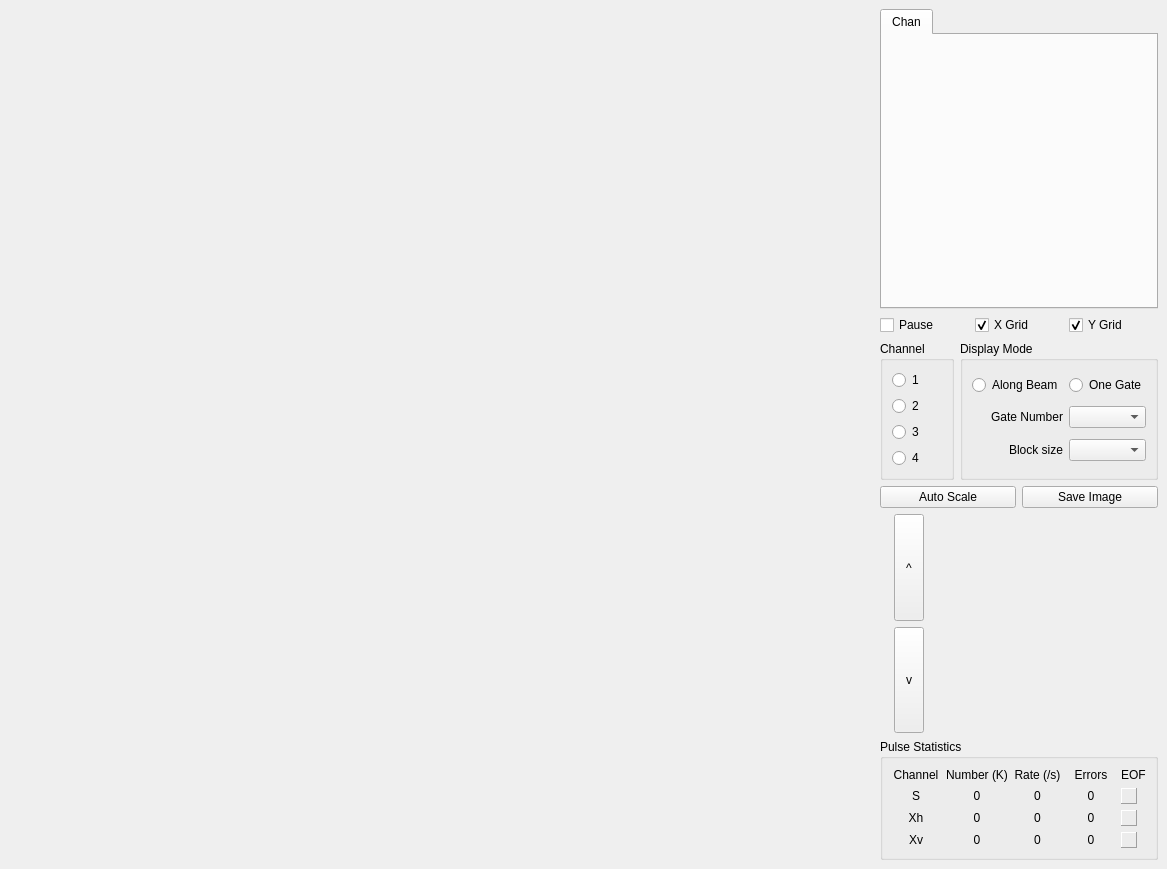
<ui version="4.0" >
 <class>EldoraScope</class>
 <widget class="QWidget" name="EldoraScope" >
  <property name="geometry" >
   <rect>
    <x>0</x>
    <y>0</y>
    <width>1167</width>
    <height>869</height>
   </rect>
  </property>
  <property name="windowTitle" >
   <string>EldoraScope</string>
  </property>
  <layout class="QHBoxLayout" >
   <property name="margin" >
    <number>9</number>
   </property>
   <property name="spacing" >
    <number>6</number>
   </property>
   <item>
    <widget class="ScopePlot" name="_scopePlot" >
     <property name="sizePolicy" >
      <sizepolicy>
       <hsizetype>3</hsizetype>
       <vsizetype>3</vsizetype>
       <horstretch>0</horstretch>
       <verstretch>0</verstretch>
      </sizepolicy>
     </property>
     <property name="minimumSize" >
      <size>
       <width>600</width>
       <height>600</height>
      </size>
     </property>
    </widget>
   </item>
   <item>
    <layout class="QVBoxLayout" >
     <property name="margin" >
      <number>0</number>
     </property>
     <property name="spacing" >
      <number>6</number>
     </property>
     <item>
      <widget class="QTabWidget" name="_typeTab" >
       <property name="sizePolicy" >
        <sizepolicy>
         <hsizetype>1</hsizetype>
         <vsizetype>5</vsizetype>
         <horstretch>0</horstretch>
         <verstretch>0</verstretch>
        </sizepolicy>
       </property>
       <property name="minimumSize" >
        <size>
         <width>200</width>
         <height>300</height>
        </size>
       </property>
       <property name="maximumSize" >
        <size>
         <width>16777215</width>
         <height>16777215</height>
        </size>
       </property>
       <property name="toolTip" >
        <string>Select the displayed product.</string>
       </property>
       <widget class="QWidget" name="Channels" >
        <attribute name="title" >
         <string>Chan</string>
        </attribute>
       </widget>
      </widget>
     </item>
     <item>
      <layout class="QHBoxLayout" >
       <property name="margin" >
        <number>0</number>
       </property>
       <property name="spacing" >
        <number>6</number>
       </property>
       <item>
        <widget class="QCheckBox" name="_pauseButton" >
         <property name="sizePolicy" >
          <sizepolicy>
           <hsizetype>1</hsizetype>
           <vsizetype>1</vsizetype>
           <horstretch>0</horstretch>
           <verstretch>0</verstretch>
          </sizepolicy>
         </property>
         <property name="toolTip" >
          <string>Pause the display.</string>
         </property>
         <property name="text" >
          <string>Pause</string>
         </property>
        </widget>
       </item>
       <item>
        <widget class="QCheckBox" name="_xGrid" >
         <property name="sizePolicy" >
          <sizepolicy>
           <hsizetype>1</hsizetype>
           <vsizetype>5</vsizetype>
           <horstretch>0</horstretch>
           <verstretch>0</verstretch>
          </sizepolicy>
         </property>
         <property name="toolTip" >
          <string>Enable X grid display.</string>
         </property>
         <property name="text" >
          <string>X Grid</string>
         </property>
         <property name="checked" >
          <bool>true</bool>
         </property>
        </widget>
       </item>
       <item>
        <widget class="QCheckBox" name="_yGrid" >
         <property name="sizePolicy" >
          <sizepolicy>
           <hsizetype>1</hsizetype>
           <vsizetype>5</vsizetype>
           <horstretch>0</horstretch>
           <verstretch>0</verstretch>
          </sizepolicy>
         </property>
         <property name="toolTip" >
          <string>Enable Y grid display.</string>
         </property>
         <property name="text" >
          <string>Y Grid</string>
         </property>
         <property name="checked" >
          <bool>true</bool>
         </property>
        </widget>
       </item>
      </layout>
     </item>
     <item>
      <layout class="QHBoxLayout" >
       <property name="margin" >
        <number>0</number>
       </property>
       <property name="spacing" >
        <number>6</number>
       </property>
       <item>
        <widget class="QGroupBox" name="groupBox_3" >
         <property name="title" >
          <string>Channel</string>
         </property>
         <layout class="QVBoxLayout" >
          <property name="margin" >
           <number>9</number>
          </property>
          <property name="spacing" >
           <number>6</number>
          </property>
          <item>
           <widget class="QRadioButton" name="_chan1" >
            <property name="toolTip" >
             <string>Select channel 1.</string>
            </property>
            <property name="text" >
             <string>1</string>
            </property>
           </widget>
          </item>
          <item>
           <widget class="QRadioButton" name="_chan2" >
            <property name="toolTip" >
             <string>Select channel 2.</string>
            </property>
            <property name="text" >
             <string>2</string>
            </property>
           </widget>
          </item>
          <item>
           <widget class="QRadioButton" name="_chan3" >
            <property name="toolTip" >
             <string>Select channel 3.</string>
            </property>
            <property name="text" >
             <string>3</string>
            </property>
           </widget>
          </item>
          <item>
           <widget class="QRadioButton" name="_chan4" >
            <property name="toolTip" >
             <string>Select channel 4.</string>
            </property>
            <property name="text" >
             <string>4</string>
            </property>
           </widget>
          </item>
         </layout>
        </widget>
       </item>
       <item>
        <widget class="QGroupBox" name="groupBox_2" >
         <property name="title" >
          <string>Display Mode</string>
         </property>
         <layout class="QGridLayout" >
          <property name="margin" >
           <number>9</number>
          </property>
          <property name="spacing" >
           <number>6</number>
          </property>
          <item row="2" column="0" >
           <widget class="QLabel" name="label_2" >
            <property name="text" >
             <string>Block size</string>
            </property>
            <property name="alignment" >
             <set>Qt::AlignRight|Qt::AlignTrailing|Qt::AlignVCenter</set>
            </property>
           </widget>
          </item>
          <item row="1" column="0" >
           <widget class="QLabel" name="label" >
            <property name="text" >
             <string>Gate Number</string>
            </property>
            <property name="alignment" >
             <set>Qt::AlignRight|Qt::AlignTrailing|Qt::AlignVCenter</set>
            </property>
           </widget>
          </item>
          <item row="0" column="0" >
           <widget class="QRadioButton" name="_alongBeam" >
            <property name="toolTip" >
             <string>Display for all gates along a beam.</string>
            </property>
            <property name="text" >
             <string>Along Beam</string>
            </property>
           </widget>
          </item>
          <item row="0" column="1" >
           <widget class="QRadioButton" name="_oneGate" >
            <property name="toolTip" >
             <string>Display values for one gate over time.</string>
            </property>
            <property name="text" >
             <string>One Gate</string>
            </property>
           </widget>
          </item>
          <item row="1" column="1" >
           <widget class="QComboBox" name="_gateNumber" >
            <property name="toolTip" >
             <string>Select the gate for the one gate display.</string>
            </property>
           </widget>
          </item>
          <item row="2" column="1" >
           <widget class="QComboBox" name="_blockSizeCombo" >
            <property name="toolTip" >
             <string>Set the number of samples for one gate mode.</string>
            </property>
           </widget>
          </item>
         </layout>
        </widget>
       </item>
      </layout>
     </item>
     <item>
      <layout class="QHBoxLayout" >
       <property name="margin" >
        <number>0</number>
       </property>
       <property name="spacing" >
        <number>6</number>
       </property>
       <item>
        <widget class="QPushButton" name="_autoScale" >
         <property name="sizePolicy" >
          <sizepolicy>
           <hsizetype>1</hsizetype>
           <vsizetype>1</vsizetype>
           <horstretch>0</horstretch>
           <verstretch>0</verstretch>
          </sizepolicy>
         </property>
         <property name="toolTip" >
          <string>Auto scale the display.</string>
         </property>
         <property name="text" >
          <string>Auto Scale</string>
         </property>
        </widget>
       </item>
       <item>
        <widget class="QPushButton" name="_saveImage" >
         <property name="toolTip" >
          <string>Save the display image to a file.</string>
         </property>
         <property name="text" >
          <string>Save Image</string>
         </property>
        </widget>
       </item>
      </layout>
     </item>
     <item>
      <layout class="QHBoxLayout" >
       <property name="margin" >
        <number>0</number>
       </property>
       <property name="spacing" >
        <number>6</number>
       </property>
       <item>
        <layout class="QVBoxLayout" >
         <property name="margin" >
          <number>0</number>
         </property>
         <property name="spacing" >
          <number>6</number>
         </property>
         <item>
          <widget class="QToolButton" name="_up" >
           <property name="sizePolicy" >
            <sizepolicy>
             <hsizetype>0</hsizetype>
             <vsizetype>3</vsizetype>
             <horstretch>0</horstretch>
             <verstretch>0</verstretch>
            </sizepolicy>
           </property>
           <property name="minimumSize" >
            <size>
             <width>30</width>
             <height>0</height>
            </size>
           </property>
           <property name="maximumSize" >
            <size>
             <width>20</width>
             <height>16777215</height>
            </size>
           </property>
           <property name="toolTip" >
            <string>Scroll the display up.</string>
           </property>
           <property name="text" >
            <string>^</string>
           </property>
           <property name="autoRepeat" >
            <bool>true</bool>
           </property>
          </widget>
         </item>
         <item>
          <widget class="QToolButton" name="_dn" >
           <property name="sizePolicy" >
            <sizepolicy>
             <hsizetype>0</hsizetype>
             <vsizetype>3</vsizetype>
             <horstretch>0</horstretch>
             <verstretch>0</verstretch>
            </sizepolicy>
           </property>
           <property name="minimumSize" >
            <size>
             <width>30</width>
             <height>0</height>
            </size>
           </property>
           <property name="maximumSize" >
            <size>
             <width>30</width>
             <height>16777215</height>
            </size>
           </property>
           <property name="toolTip" >
            <string>Scroll the display down.</string>
           </property>
           <property name="text" >
            <string>v</string>
           </property>
           <property name="autoRepeat" >
            <bool>true</bool>
           </property>
          </widget>
         </item>
        </layout>
       </item>
       <item>
        <widget class="Knob" name="_gainKnob" >
         <property name="sizePolicy" >
          <sizepolicy>
           <hsizetype>3</hsizetype>
           <vsizetype>3</vsizetype>
           <horstretch>0</horstretch>
           <verstretch>0</verstretch>
          </sizepolicy>
         </property>
         <property name="minimumSize" >
          <size>
           <width>100</width>
           <height>0</height>
          </size>
         </property>
         <property name="maximumSize" >
          <size>
           <width>200</width>
           <height>16777215</height>
          </size>
         </property>
         <property name="toolTip" >
          <string>Change the vertical range of the display.</string>
         </property>
        </widget>
       </item>
      </layout>
     </item>
     <item>
      <widget class="QGroupBox" name="groupBox" >
       <property name="title" >
        <string>Pulse Statistics</string>
       </property>
       <layout class="QVBoxLayout" >
        <property name="margin" >
         <number>9</number>
        </property>
        <property name="spacing" >
         <number>6</number>
        </property>
        <item>
         <layout class="QGridLayout" >
          <property name="margin" >
           <number>0</number>
          </property>
          <property name="spacing" >
           <number>6</number>
          </property>
          <item row="3" column="4" >
           <widget class="QLabel" name="_chan2led" >
            <property name="sizePolicy" >
             <sizepolicy>
              <hsizetype>1</hsizetype>
              <vsizetype>5</vsizetype>
              <horstretch>0</horstretch>
              <verstretch>0</verstretch>
             </sizepolicy>
            </property>
            <property name="minimumSize" >
             <size>
              <width>16</width>
              <height>16</height>
             </size>
            </property>
            <property name="maximumSize" >
             <size>
              <width>16</width>
              <height>16</height>
             </size>
            </property>
            <property name="focusPolicy" >
             <enum>Qt::NoFocus</enum>
            </property>
            <property name="frameShape" >
             <enum>QFrame::Panel</enum>
            </property>
            <property name="frameShadow" >
             <enum>QFrame::Raised</enum>
            </property>
            <property name="text" >
             <string/>
            </property>
            <property name="wordWrap" >
             <bool>false</bool>
            </property>
           </widget>
          </item>
          <item row="3" column="1" >
           <widget class="QLabel" name="_chan2pulseCount" >
            <property name="sizePolicy" >
             <sizepolicy>
              <hsizetype>1</hsizetype>
              <vsizetype>5</vsizetype>
              <horstretch>0</horstretch>
              <verstretch>0</verstretch>
             </sizepolicy>
            </property>
            <property name="text" >
             <string>0</string>
            </property>
            <property name="alignment" >
             <set>Qt::AlignCenter</set>
            </property>
            <property name="wordWrap" >
             <bool>false</bool>
            </property>
           </widget>
          </item>
          <item row="2" column="3" >
           <widget class="QLabel" name="_chan1errors" >
            <property name="sizePolicy" >
             <sizepolicy>
              <hsizetype>1</hsizetype>
              <vsizetype>5</vsizetype>
              <horstretch>0</horstretch>
              <verstretch>0</verstretch>
             </sizepolicy>
            </property>
            <property name="text" >
             <string>0</string>
            </property>
            <property name="alignment" >
             <set>Qt::AlignCenter</set>
            </property>
            <property name="wordWrap" >
             <bool>false</bool>
            </property>
           </widget>
          </item>
          <item row="1" column="0" >
           <widget class="QLabel" name="textLabel1_5" >
            <property name="sizePolicy" >
             <sizepolicy>
              <hsizetype>1</hsizetype>
              <vsizetype>5</vsizetype>
              <horstretch>0</horstretch>
              <verstretch>0</verstretch>
             </sizepolicy>
            </property>
            <property name="text" >
             <string>S</string>
            </property>
            <property name="alignment" >
             <set>Qt::AlignCenter</set>
            </property>
            <property name="wordWrap" >
             <bool>false</bool>
            </property>
           </widget>
          </item>
          <item row="1" column="3" >
           <widget class="QLabel" name="_chan0errors" >
            <property name="sizePolicy" >
             <sizepolicy>
              <hsizetype>1</hsizetype>
              <vsizetype>5</vsizetype>
              <horstretch>0</horstretch>
              <verstretch>0</verstretch>
             </sizepolicy>
            </property>
            <property name="text" >
             <string>0</string>
            </property>
            <property name="alignment" >
             <set>Qt::AlignCenter</set>
            </property>
            <property name="wordWrap" >
             <bool>false</bool>
            </property>
           </widget>
          </item>
          <item row="2" column="1" >
           <widget class="QLabel" name="_chan1pulseCount" >
            <property name="sizePolicy" >
             <sizepolicy>
              <hsizetype>1</hsizetype>
              <vsizetype>5</vsizetype>
              <horstretch>0</horstretch>
              <verstretch>0</verstretch>
             </sizepolicy>
            </property>
            <property name="text" >
             <string>0</string>
            </property>
            <property name="alignment" >
             <set>Qt::AlignCenter</set>
            </property>
            <property name="wordWrap" >
             <bool>false</bool>
            </property>
           </widget>
          </item>
          <item row="3" column="0" >
           <widget class="QLabel" name="textLabel1_5_3" >
            <property name="sizePolicy" >
             <sizepolicy>
              <hsizetype>1</hsizetype>
              <vsizetype>5</vsizetype>
              <horstretch>0</horstretch>
              <verstretch>0</verstretch>
             </sizepolicy>
            </property>
            <property name="text" >
             <string>Xv</string>
            </property>
            <property name="alignment" >
             <set>Qt::AlignCenter</set>
            </property>
            <property name="wordWrap" >
             <bool>false</bool>
            </property>
           </widget>
          </item>
          <item row="0" column="3" >
           <widget class="QLabel" name="textLabel3_3" >
            <property name="sizePolicy" >
             <sizepolicy>
              <hsizetype>1</hsizetype>
              <vsizetype>5</vsizetype>
              <horstretch>0</horstretch>
              <verstretch>0</verstretch>
             </sizepolicy>
            </property>
            <property name="text" >
             <string>Errors</string>
            </property>
            <property name="alignment" >
             <set>Qt::AlignCenter</set>
            </property>
            <property name="wordWrap" >
             <bool>false</bool>
            </property>
           </widget>
          </item>
          <item row="1" column="1" >
           <widget class="QLabel" name="_chan0pulseCount" >
            <property name="sizePolicy" >
             <sizepolicy>
              <hsizetype>1</hsizetype>
              <vsizetype>5</vsizetype>
              <horstretch>0</horstretch>
              <verstretch>0</verstretch>
             </sizepolicy>
            </property>
            <property name="text" >
             <string>0</string>
            </property>
            <property name="alignment" >
             <set>Qt::AlignCenter</set>
            </property>
            <property name="wordWrap" >
             <bool>false</bool>
            </property>
           </widget>
          </item>
          <item row="1" column="4" >
           <widget class="QLabel" name="_chan0led" >
            <property name="sizePolicy" >
             <sizepolicy>
              <hsizetype>1</hsizetype>
              <vsizetype>5</vsizetype>
              <horstretch>0</horstretch>
              <verstretch>0</verstretch>
             </sizepolicy>
            </property>
            <property name="minimumSize" >
             <size>
              <width>16</width>
              <height>16</height>
             </size>
            </property>
            <property name="maximumSize" >
             <size>
              <width>16</width>
              <height>16</height>
             </size>
            </property>
            <property name="focusPolicy" >
             <enum>Qt::NoFocus</enum>
            </property>
            <property name="frameShape" >
             <enum>QFrame::Panel</enum>
            </property>
            <property name="frameShadow" >
             <enum>QFrame::Raised</enum>
            </property>
            <property name="text" >
             <string/>
            </property>
            <property name="wordWrap" >
             <bool>false</bool>
            </property>
           </widget>
          </item>
          <item row="0" column="4" >
           <widget class="QLabel" name="textLabel1" >
            <property name="sizePolicy" >
             <sizepolicy>
              <hsizetype>1</hsizetype>
              <vsizetype>5</vsizetype>
              <horstretch>0</horstretch>
              <verstretch>0</verstretch>
             </sizepolicy>
            </property>
            <property name="text" >
             <string>EOF</string>
            </property>
            <property name="wordWrap" >
             <bool>false</bool>
            </property>
           </widget>
          </item>
          <item row="3" column="3" >
           <widget class="QLabel" name="_chan2errors" >
            <property name="sizePolicy" >
             <sizepolicy>
              <hsizetype>1</hsizetype>
              <vsizetype>5</vsizetype>
              <horstretch>0</horstretch>
              <verstretch>0</verstretch>
             </sizepolicy>
            </property>
            <property name="text" >
             <string>0</string>
            </property>
            <property name="alignment" >
             <set>Qt::AlignCenter</set>
            </property>
            <property name="wordWrap" >
             <bool>false</bool>
            </property>
           </widget>
          </item>
          <item row="0" column="0" >
           <widget class="QLabel" name="textLabel4" >
            <property name="sizePolicy" >
             <sizepolicy>
              <hsizetype>1</hsizetype>
              <vsizetype>5</vsizetype>
              <horstretch>0</horstretch>
              <verstretch>0</verstretch>
             </sizepolicy>
            </property>
            <property name="text" >
             <string>Channel</string>
            </property>
            <property name="alignment" >
             <set>Qt::AlignCenter</set>
            </property>
            <property name="wordWrap" >
             <bool>false</bool>
            </property>
           </widget>
          </item>
          <item row="2" column="0" >
           <widget class="QLabel" name="textLabel1_5_2" >
            <property name="sizePolicy" >
             <sizepolicy>
              <hsizetype>1</hsizetype>
              <vsizetype>5</vsizetype>
              <horstretch>0</horstretch>
              <verstretch>0</verstretch>
             </sizepolicy>
            </property>
            <property name="text" >
             <string>Xh</string>
            </property>
            <property name="alignment" >
             <set>Qt::AlignCenter</set>
            </property>
            <property name="wordWrap" >
             <bool>false</bool>
            </property>
           </widget>
          </item>
          <item row="0" column="2" >
           <widget class="QLabel" name="textLabel3_2" >
            <property name="sizePolicy" >
             <sizepolicy>
              <hsizetype>1</hsizetype>
              <vsizetype>5</vsizetype>
              <horstretch>0</horstretch>
              <verstretch>0</verstretch>
             </sizepolicy>
            </property>
            <property name="text" >
             <string>Rate (/s)</string>
            </property>
            <property name="alignment" >
             <set>Qt::AlignCenter</set>
            </property>
            <property name="wordWrap" >
             <bool>false</bool>
            </property>
           </widget>
          </item>
          <item row="3" column="2" >
           <widget class="QLabel" name="_chan2pulseRate" >
            <property name="sizePolicy" >
             <sizepolicy>
              <hsizetype>1</hsizetype>
              <vsizetype>5</vsizetype>
              <horstretch>0</horstretch>
              <verstretch>0</verstretch>
             </sizepolicy>
            </property>
            <property name="text" >
             <string>0</string>
            </property>
            <property name="alignment" >
             <set>Qt::AlignCenter</set>
            </property>
            <property name="wordWrap" >
             <bool>false</bool>
            </property>
           </widget>
          </item>
          <item row="1" column="2" >
           <widget class="QLabel" name="_chan0pulseRate" >
            <property name="sizePolicy" >
             <sizepolicy>
              <hsizetype>1</hsizetype>
              <vsizetype>5</vsizetype>
              <horstretch>0</horstretch>
              <verstretch>0</verstretch>
             </sizepolicy>
            </property>
            <property name="text" >
             <string>0</string>
            </property>
            <property name="alignment" >
             <set>Qt::AlignCenter</set>
            </property>
            <property name="wordWrap" >
             <bool>false</bool>
            </property>
           </widget>
          </item>
          <item row="2" column="4" >
           <widget class="QLabel" name="_chan1led" >
            <property name="sizePolicy" >
             <sizepolicy>
              <hsizetype>1</hsizetype>
              <vsizetype>5</vsizetype>
              <horstretch>0</horstretch>
              <verstretch>0</verstretch>
             </sizepolicy>
            </property>
            <property name="minimumSize" >
             <size>
              <width>16</width>
              <height>16</height>
             </size>
            </property>
            <property name="maximumSize" >
             <size>
              <width>16</width>
              <height>16</height>
             </size>
            </property>
            <property name="focusPolicy" >
             <enum>Qt::NoFocus</enum>
            </property>
            <property name="frameShape" >
             <enum>QFrame::Panel</enum>
            </property>
            <property name="frameShadow" >
             <enum>QFrame::Raised</enum>
            </property>
            <property name="text" >
             <string/>
            </property>
            <property name="wordWrap" >
             <bool>false</bool>
            </property>
           </widget>
          </item>
          <item row="0" column="1" >
           <widget class="QLabel" name="textLabel3" >
            <property name="sizePolicy" >
             <sizepolicy>
              <hsizetype>1</hsizetype>
              <vsizetype>5</vsizetype>
              <horstretch>0</horstretch>
              <verstretch>0</verstretch>
             </sizepolicy>
            </property>
            <property name="text" >
             <string>Number (K)</string>
            </property>
            <property name="alignment" >
             <set>Qt::AlignCenter</set>
            </property>
            <property name="wordWrap" >
             <bool>false</bool>
            </property>
           </widget>
          </item>
          <item row="2" column="2" >
           <widget class="QLabel" name="_chan1pulseRate" >
            <property name="sizePolicy" >
             <sizepolicy>
              <hsizetype>1</hsizetype>
              <vsizetype>5</vsizetype>
              <horstretch>0</horstretch>
              <verstretch>0</verstretch>
             </sizepolicy>
            </property>
            <property name="text" >
             <string>0</string>
            </property>
            <property name="alignment" >
             <set>Qt::AlignCenter</set>
            </property>
            <property name="wordWrap" >
             <bool>false</bool>
            </property>
           </widget>
          </item>
         </layout>
        </item>
       </layout>
      </widget>
     </item>
    </layout>
   </item>
  </layout>
 </widget>
 <customwidgets>
  <customwidget>
   <class>Knob</class>
   <extends>QWidget</extends>
   <header>Knob.h</header>
  </customwidget>
  <customwidget>
   <class>ScopePlot</class>
   <extends>QWidget</extends>
   <header>ScopePlot.h</header>
  </customwidget>
 </customwidgets>
 <resources/>
 <connections/>
</ui>
